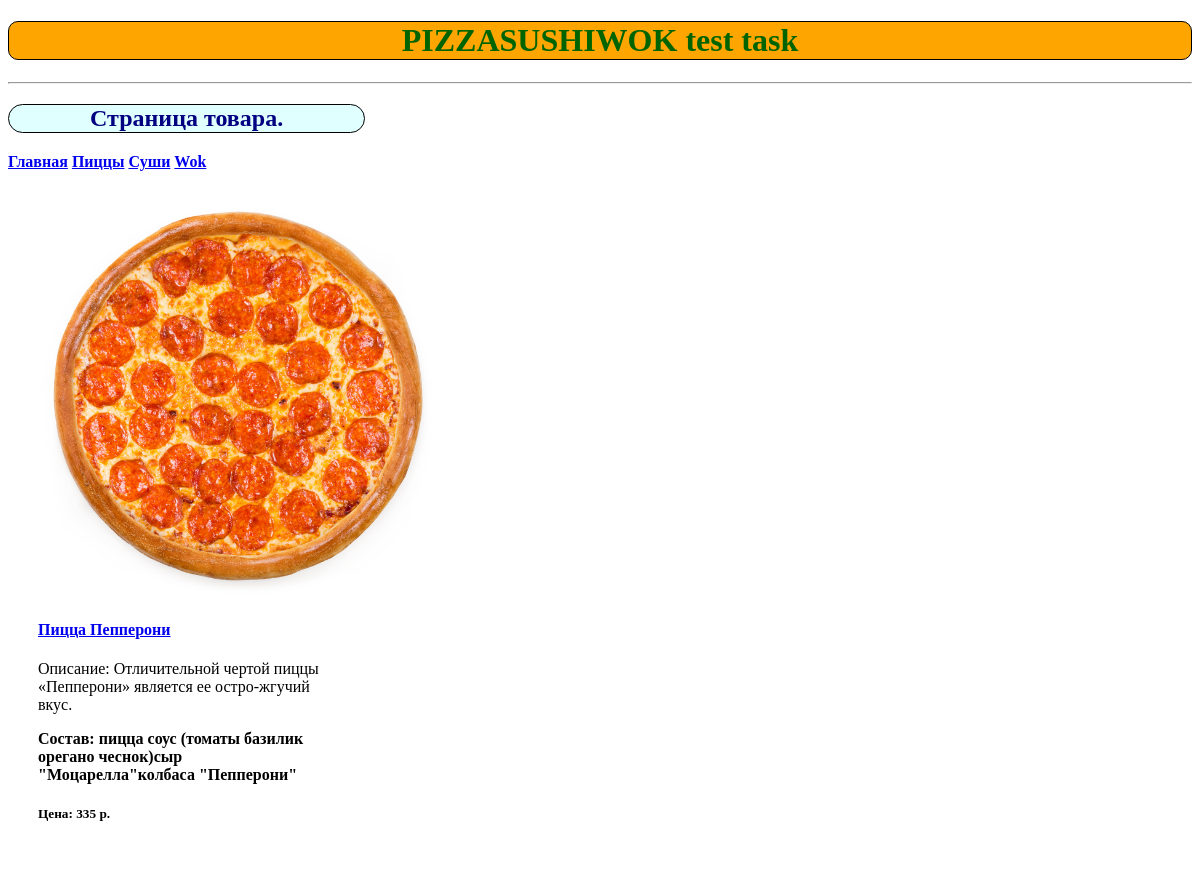
Screenshot of /product.php?id=1 with the database file from the repository.
### tables this page shows
CREATE TABLE IF NOT EXISTS `categories` (
  `id` int(11) NOT NULL AUTO_INCREMENT,
  `title` varchar(100) NOT NULL,
  PRIMARY KEY (`id`)
);

CREATE TABLE IF NOT EXISTS `products` (
  `id` int(11) NOT NULL AUTO_INCREMENT,
  `title` varchar(250) NOT NULL,
  `description` varchar(1000) DEFAULT NULL,
  `ingredients` varchar(250) DEFAULT NULL,
  `price` int(8) DEFAULT NULL,
  `image` varchar(250) DEFAULT NULL,
  `subcategory_id` int(11) DEFAULT NULL COMMENT 'id подкатегории',
  PRIMARY KEY (`id`),
  KEY `FK1_subcategory_id` (`subcategory_id`),
  CONSTRAINT `FK1_subcategory_id` FOREIGN KEY (`subcategory_id`) REFERENCES `subcategories` (`id`) ON DELETE CASCADE ON UPDATE CASCADE
);

### handlers/menu.php (called while the page is built, shortened)
<?php
if (isset($connection) && $connection instanceof \PDO) {
    $categoriesStatement = $connection->prepare('SELECT * FROM categories');
    try {
        $categoriesStatement->execute();
        $categories = $categoriesStatement->fetchAll(PDO::FETCH_ASSOC);
    } catch (PDOException $e3) {
        die('<h2 class="invalid">' . $e3->getMessage() . '</h2>');
    }
}

### product.php (the view)
<?php
include_once 'layouts/head.php';
include_once 'handlers/db_connection.php';
include_once 'handlers/menu.php';
$products = [];
$product = [];
$productId = (isset($_GET['id']) && is_numeric($_GET['id'])) ? $_GET['id'] : 0;
if (isset($connection) && $connection instanceof \PDO) {
    $productStatement = $connection->prepare('SELECT id FROM products');
    try {
        $productStatement->execute();
        $products = $productStatement->fetchAll(PDO::FETCH_ASSOC);
    } catch (PDOException $e3) {
        die('<h2 class="invalid">' . $e3->getMessage() . '</h2>');
    }
}
if (isset($connection) && $connection instanceof \PDO && in_array($productId, array_column($products, 'id'))) {
    $productStatement = $connection->prepare('SELECT * FROM	products WHERE	id = ?;');
    try {
        $productStatement->execute([$productId]);
        $product = $productStatement->fetchAll(PDO::FETCH_ASSOC);
    } catch (PDOException $e3) {
        die('<h2 class="invalid">' . $e3->getMessage() . '</h2>');
    }
}
?>
<body>
<header>
    <h1>PIZZASUSHIWOK test task</h1>
    <hr>
    <h2 class="page">Страница товара.</h2>
</header>
<nav>
    <a href="/"><b>Главная</b></a>
    <?php include_once 'layouts/nav.php' ?>
</nav>
<div class="product">
    <?php if ($product) { ?>
        <a href="product.php?id=<?= $product[0]['id'] ?? '' ?>">
            <img src="<?= $product[0]['image'] ?? '' ?>" class="img_big" alt="<?= $product['title'] ?? '' ?>">
            <h4 class="title"><?= $product[0]['title'] ?? '' ?></h4>
        </a>
        <p>Описание: <?= $product[0]['description'] ?? '' ?></p>
        <p><b>Состав: <?= $product[0]['ingredients'] ?? '' ?></b></p>
        <h5 class="price">Цена: <?= $product[0]['price'] ?? '' ?> р.</h5>
    <?php } else { ?>
        <h2 class="invalid">Товар отсутствует.</h2>
    <?php } ?>
</div>
<?php include_once 'layouts/footer.php' ?>

### layouts/head.php (shortened to what this page needs)
<!doctype html>
<html lang="ru">
<head>
    <link rel="stylesheet" type="text/css" href="../css/style.css">
</head>

### layouts/nav.php
<?php foreach ($categories as $category) : ?>
    <a href="#"><b><?= $category['title'] ?></b></a>
<?php endforeach; ?>

### css/style.css (style rules this page uses)
header > h1 { color: darkgreen; background-color: orange; text-align: center; border: 1px solid black; border-radius: 10px; margin-left: auto; margin-right: auto; }
.page { color: navy; background-color: lightcyan; text-align: center; border: 1px solid black; border-radius: 20px; width: 30%; }
.img_big { width: 400px; height: 400px; }
.product { width: 25%; margin: 20px; padding: 5px 10px; background-color: white; }

### rows the page displays
categories: title "Пиццы"
categories: title "Суши"
categories: title "Wok"
products: image (picture), title "Пицца Пепперони", description "Отличительной чертой пиццы «Пепперони» является ее остро-жгучий вкус.", ingredients "пицца соус (томаты базилик орегано чеснок)сыр \"Моцарелла\"колбаса \"Пепперони\"", price "335"
